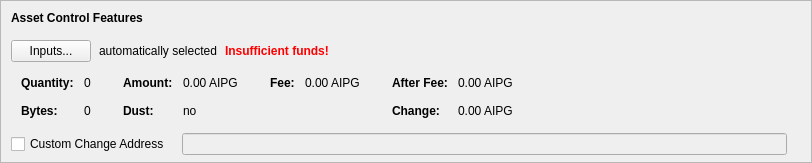
      <widget class="QFrame" name="frameAssetControl">
       <property name="sizePolicy">
        <sizepolicy hsizetype="Expanding" vsizetype="Fixed">
         <horstretch>0</horstretch>
         <verstretch>0</verstretch>
        </sizepolicy>
       </property>
       <property name="maximumSize">
        <size>
         <width>16777215</width>
         <height>16777215</height>
        </size>
       </property>
       <property name="frameShape">
        <enum>QFrame::StyledPanel</enum>
       </property>
       <property name="frameShadow">
        <enum>QFrame::Sunken</enum>
       </property>
       <layout class="QVBoxLayout" name="verticalLayoutAssetControl2">
        <property name="spacing">
         <number>0</number>
        </property>
        <property name="leftMargin">
         <number>0</number>
        </property>
        <property name="topMargin">
         <number>0</number>
        </property>
        <property name="rightMargin">
         <number>0</number>
        </property>
        <property name="bottomMargin">
         <number>6</number>
        </property>
        <item>
         <layout class="QVBoxLayout" name="verticalLayoutAssetControl" stretch="0,0,0,0,1">
          <property name="spacing">
           <number>0</number>
          </property>
          <property name="leftMargin">
           <number>10</number>
          </property>
          <property name="topMargin">
           <number>10</number>
          </property>
          <item>
           <layout class="QHBoxLayout" name="horizontalLayoutAssetControl1">
            <property name="bottomMargin">
             <number>15</number>
            </property>
            <item>
             <widget class="QLabel" name="labelAssetControlFeatures">
              <property name="sizePolicy">
               <sizepolicy hsizetype="Preferred" vsizetype="Maximum">
                <horstretch>0</horstretch>
                <verstretch>0</verstretch>
               </sizepolicy>
              </property>
              <property name="font">
               <font>
                <weight>75</weight>
                <bold>true</bold>
               </font>
              </property>
              <property name="styleSheet">
               <string notr="true">font-weight:bold;</string>
              </property>
              <property name="text">
               <string>Asset Control Features</string>
              </property>
             </widget>
            </item>
           </layout>
          </item>
          <item>
           <layout class="QHBoxLayout" name="horizontalLayoutAssetControl2" stretch="0,0,0,0">
            <property name="spacing">
             <number>8</number>
            </property>
            <property name="bottomMargin">
             <number>10</number>
            </property>
            <item>
             <widget class="QPushButton" name="pushButtonAssetControl">
              <property name="styleSheet">
               <string notr="true"/>
              </property>
              <property name="text">
               <string>Inputs...</string>
              </property>
              <property name="autoDefault">
               <bool>false</bool>
              </property>
             </widget>
            </item>
            <item>
             <widget class="QLabel" name="labelAssetControlAutomaticallySelected">
              <property name="text">
               <string>automatically selected</string>
              </property>
              <property name="margin">
               <number>5</number>
              </property>
             </widget>
            </item>
            <item>
             <widget class="QLabel" name="labelAssetControlInsuffFunds">
              <property name="font">
               <font>
                <weight>75</weight>
                <bold>true</bold>
               </font>
              </property>
              <property name="styleSheet">
               <string notr="true">color:red;font-weight:bold;</string>
              </property>
              <property name="text">
               <string>Insufficient funds!</string>
              </property>
              <property name="margin">
               <number>5</number>
              </property>
             </widget>
            </item>
            <item>
             <spacer name="horizontalSpacerAssetControl">
              <property name="orientation">
               <enum>Qt::Horizontal</enum>
              </property>
              <property name="sizeHint" stdset="0">
               <size>
                <width>40</width>
                <height>1</height>
               </size>
              </property>
             </spacer>
            </item>
           </layout>
          </item>
          <item>
           <widget class="QWidget" name="widgetAssetControl" native="true">
            <property name="sizePolicy">
             <sizepolicy hsizetype="Preferred" vsizetype="Preferred">
              <horstretch>0</horstretch>
              <verstretch>0</verstretch>
             </sizepolicy>
            </property>
            <property name="minimumSize">
             <size>
              <width>0</width>
              <height>0</height>
             </size>
            </property>
            <property name="styleSheet">
             <string notr="true"/>
            </property>
            <layout class="QHBoxLayout" name="horizontalLayoutAssetControl5">
             <property name="leftMargin">
              <number>0</number>
             </property>
             <property name="topMargin">
              <number>0</number>
             </property>
             <property name="rightMargin">
              <number>0</number>
             </property>
             <property name="bottomMargin">
              <number>0</number>
             </property>
             <item>
              <layout class="QHBoxLayout" name="horizontalLayoutAssetControl3" stretch="0,0,0,1">
               <property name="spacing">
                <number>20</number>
               </property>
               <property name="topMargin">
                <number>0</number>
               </property>
               <property name="bottomMargin">
                <number>10</number>
               </property>
               <item>
                <layout class="QFormLayout" name="formLayoutAssetControl1">
                 <property name="horizontalSpacing">
                  <number>10</number>
                 </property>
                 <property name="verticalSpacing">
                  <number>14</number>
                 </property>
                 <property name="leftMargin">
                  <number>10</number>
                 </property>
                 <property name="topMargin">
                  <number>4</number>
                 </property>
                 <property name="rightMargin">
                  <number>6</number>
                 </property>
                 <item row="0" column="0">
                  <widget class="QLabel" name="labelAssetControlQuantityText">
                   <property name="font">
                    <font>
                     <weight>75</weight>
                     <bold>true</bold>
                    </font>
                   </property>
                   <property name="text">
                    <string>Quantity:</string>
                   </property>
                   <property name="margin">
                    <number>0</number>
                   </property>
                  </widget>
                 </item>
                 <item row="0" column="1">
                  <widget class="QLabel" name="labelAssetControlQuantity">
                   <property name="cursor">
                    <cursorShape>IBeamCursor</cursorShape>
                   </property>
                   <property name="contextMenuPolicy">
                    <enum>Qt::ActionsContextMenu</enum>
                   </property>
                   <property name="text">
                    <string notr="true">0</string>
                   </property>
                   <property name="margin">
                    <number>0</number>
                   </property>
                   <property name="textInteractionFlags">
                    <set>Qt::LinksAccessibleByMouse|Qt::TextSelectableByKeyboard|Qt::TextSelectableByMouse</set>
                   </property>
                  </widget>
                 </item>
                 <item row="1" column="0">
                  <widget class="QLabel" name="labelAssetControlBytesText">
                   <property name="font">
                    <font>
                     <weight>75</weight>
                     <bold>true</bold>
                    </font>
                   </property>
                   <property name="text">
                    <string>Bytes:</string>
                   </property>
                  </widget>
                 </item>
                 <item row="1" column="1">
                  <widget class="QLabel" name="labelAssetControlBytes">
                   <property name="cursor">
                    <cursorShape>IBeamCursor</cursorShape>
                   </property>
                   <property name="contextMenuPolicy">
                    <enum>Qt::ActionsContextMenu</enum>
                   </property>
                   <property name="text">
                    <string notr="true">0</string>
                   </property>
                   <property name="textInteractionFlags">
                    <set>Qt::LinksAccessibleByMouse|Qt::TextSelectableByKeyboard|Qt::TextSelectableByMouse</set>
                   </property>
                  </widget>
                 </item>
                </layout>
               </item>
               <item>
                <layout class="QFormLayout" name="formLayoutAssetControl2">
                 <property name="horizontalSpacing">
                  <number>10</number>
                 </property>
                 <property name="verticalSpacing">
                  <number>14</number>
                 </property>
                 <property name="leftMargin">
                  <number>6</number>
                 </property>
                 <property name="topMargin">
                  <number>4</number>
                 </property>
                 <property name="rightMargin">
                  <number>6</number>
                 </property>
                 <item row="0" column="0">
                  <widget class="QLabel" name="labelAssetControlAmountText">
                   <property name="font">
                    <font>
                     <weight>75</weight>
                     <bold>true</bold>
                    </font>
                   </property>
                   <property name="text">
                    <string>Amount:</string>
                   </property>
                   <property name="margin">
                    <number>0</number>
                   </property>
                  </widget>
                 </item>
                 <item row="0" column="1">
                  <widget class="QLabel" name="labelAssetControlAmount">
                   <property name="cursor">
                    <cursorShape>IBeamCursor</cursorShape>
                   </property>
                   <property name="contextMenuPolicy">
                    <enum>Qt::ActionsContextMenu</enum>
                   </property>
                   <property name="text">
                    <string notr="true">0.00 AIPG</string>
                   </property>
                   <property name="textInteractionFlags">
                    <set>Qt::LinksAccessibleByMouse|Qt::TextSelectableByKeyboard|Qt::TextSelectableByMouse</set>
                   </property>
                  </widget>
                 </item>
                 <item row="1" column="0">
                  <widget class="QLabel" name="labelAssetControlLowOutputText">
                   <property name="font">
                    <font>
                     <weight>75</weight>
                     <bold>true</bold>
                    </font>
                   </property>
                   <property name="text">
                    <string>Dust:</string>
                   </property>
                  </widget>
                 </item>
                 <item row="1" column="1">
                  <widget class="QLabel" name="labelAssetControlLowOutput">
                   <property name="cursor">
                    <cursorShape>IBeamCursor</cursorShape>
                   </property>
                   <property name="contextMenuPolicy">
                    <enum>Qt::ActionsContextMenu</enum>
                   </property>
                   <property name="text">
                    <string notr="true">no</string>
                   </property>
                   <property name="textInteractionFlags">
                    <set>Qt::LinksAccessibleByMouse|Qt::TextSelectableByKeyboard|Qt::TextSelectableByMouse</set>
                   </property>
                  </widget>
                 </item>
                </layout>
               </item>
               <item>
                <layout class="QFormLayout" name="formLayoutAssetControl3">
                 <property name="horizontalSpacing">
                  <number>10</number>
                 </property>
                 <property name="verticalSpacing">
                  <number>14</number>
                 </property>
                 <property name="leftMargin">
                  <number>6</number>
                 </property>
                 <property name="topMargin">
                  <number>4</number>
                 </property>
                 <property name="rightMargin">
                  <number>6</number>
                 </property>
                 <item row="0" column="0">
                  <widget class="QLabel" name="labelAssetControlFeeText">
                   <property name="font">
                    <font>
                     <weight>75</weight>
                     <bold>true</bold>
                    </font>
                   </property>
                   <property name="text">
                    <string>Fee:</string>
                   </property>
                   <property name="margin">
                    <number>0</number>
                   </property>
                  </widget>
                 </item>
                 <item row="0" column="1">
                  <widget class="QLabel" name="labelAssetControlFee">
                   <property name="cursor">
                    <cursorShape>IBeamCursor</cursorShape>
                   </property>
                   <property name="contextMenuPolicy">
                    <enum>Qt::ActionsContextMenu</enum>
                   </property>
                   <property name="text">
                    <string notr="true">0.00 AIPG</string>
                   </property>
                   <property name="textInteractionFlags">
                    <set>Qt::LinksAccessibleByMouse|Qt::TextSelectableByKeyboard|Qt::TextSelectableByMouse</set>
                   </property>
                  </widget>
                 </item>
                </layout>
               </item>
               <item>
                <layout class="QFormLayout" name="formLayoutAssetControl4">
                 <property name="horizontalSpacing">
                  <number>10</number>
                 </property>
                 <property name="verticalSpacing">
                  <number>14</number>
                 </property>
                 <property name="leftMargin">
                  <number>6</number>
                 </property>
                 <property name="topMargin">
                  <number>4</number>
                 </property>
                 <property name="rightMargin">
                  <number>6</number>
                 </property>
                 <item row="0" column="0">
                  <widget class="QLabel" name="labelAssetControlAfterFeeText">
                   <property name="font">
                    <font>
                     <weight>75</weight>
                     <bold>true</bold>
                    </font>
                   </property>
                   <property name="text">
                    <string>After Fee:</string>
                   </property>
                   <property name="margin">
                    <number>0</number>
                   </property>
                  </widget>
                 </item>
                 <item row="0" column="1">
                  <widget class="QLabel" name="labelAssetControlAfterFee">
                   <property name="cursor">
                    <cursorShape>IBeamCursor</cursorShape>
                   </property>
                   <property name="contextMenuPolicy">
                    <enum>Qt::ActionsContextMenu</enum>
                   </property>
                   <property name="text">
                    <string notr="true">0.00 AIPG</string>
                   </property>
                   <property name="textInteractionFlags">
                    <set>Qt::LinksAccessibleByMouse|Qt::TextSelectableByKeyboard|Qt::TextSelectableByMouse</set>
                   </property>
                  </widget>
                 </item>
                 <item row="1" column="0">
                  <widget class="QLabel" name="labelAssetControlChangeText">
                   <property name="font">
                    <font>
                     <weight>75</weight>
                     <bold>true</bold>
                    </font>
                   </property>
                   <property name="text">
                    <string>Change:</string>
                   </property>
                  </widget>
                 </item>
                 <item row="1" column="1">
                  <widget class="QLabel" name="labelAssetControlChange">
                   <property name="cursor">
                    <cursorShape>IBeamCursor</cursorShape>
                   </property>
                   <property name="contextMenuPolicy">
                    <enum>Qt::ActionsContextMenu</enum>
                   </property>
                   <property name="text">
                    <string notr="true">0.00 AIPG</string>
                   </property>
                   <property name="textInteractionFlags">
                    <set>Qt::LinksAccessibleByMouse|Qt::TextSelectableByKeyboard|Qt::TextSelectableByMouse</set>
                   </property>
                  </widget>
                 </item>
                </layout>
               </item>
              </layout>
             </item>
            </layout>
           </widget>
          </item>
          <item>
           <layout class="QHBoxLayout" name="horizontalLayoutAssetControl4" stretch="0,0,0">
            <property name="spacing">
             <number>12</number>
            </property>
            <property name="sizeConstraint">
             <enum>QLayout::SetDefaultConstraint</enum>
            </property>
            <property name="topMargin">
             <number>5</number>
            </property>
            <property name="rightMargin">
             <number>5</number>
            </property>
            <item>
             <widget class="QCheckBox" name="checkBoxAssetControlChange">
              <property name="toolTip">
               <string>If this is activated, but the "Change Address" is empty or invalid, change will be sent to a newly generated address.</string>
              </property>
              <property name="text">
               <string>Custom Change Address</string>
              </property>
             </widget>
            </item>
            <item>
             <widget class="QValidatedLineEdit" name="lineEditAssetControlChange">
              <property name="enabled">
               <bool>false</bool>
              </property>
              <property name="sizePolicy">
               <sizepolicy hsizetype="Expanding" vsizetype="Fixed">
                <horstretch>0</horstretch>
                <verstretch>0</verstretch>
               </sizepolicy>
              </property>
             </widget>
            </item>
            <item>
             <widget class="QLabel" name="labelAssetControlChangeLabel">
              <property name="sizePolicy">
               <sizepolicy hsizetype="Preferred" vsizetype="Expanding">
                <horstretch>0</horstretch>
                <verstretch>0</verstretch>
               </sizepolicy>
              </property>
              <property name="minimumSize">
               <size>
                <width>0</width>
                <height>0</height>
               </size>
              </property>
              <property name="text">
               <string/>
              </property>
              <property name="margin">
               <number>3</number>
              </property>
             </widget>
            </item>
           </layout>
          </item>
          <item>
           <spacer name="verticalSpacerAssetControl">
            <property name="orientation">
             <enum>Qt::Vertical</enum>
            </property>
            <property name="sizeHint" stdset="0">
             <size>
              <width>800</width>
              <height>1</height>
             </size>
            </property>
           </spacer>
          </item>
         </layout>
        </item>
       </layout>
      </widget>
